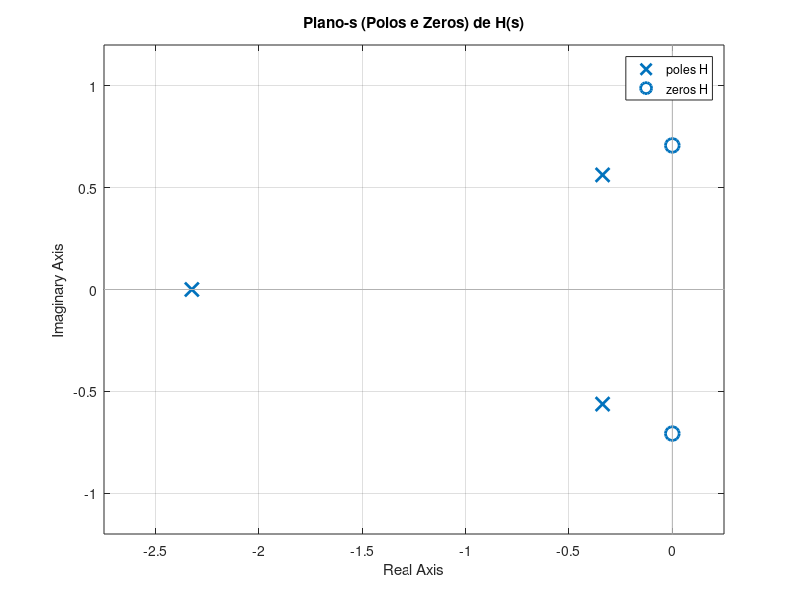

This chart was generated by the following MATLAB code:
clc
clear

% Criar sistema 2s^2 + 0s + 1 e s^3 + 3s^2 + 2s + 1
H = tf([2 0 1], [1 3 2 1]);

% Plotar o plano-s (polos e zeros)
pzmap(H)
grid on
title('Plano-s (Polos e Zeros) de H(s)')